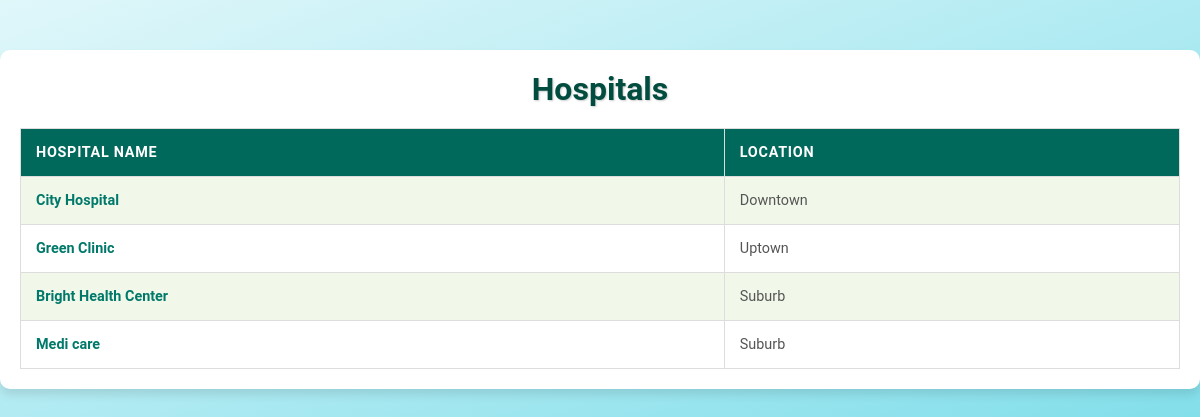
The page /Admin/hospitals.php on the database its author committed.
### tables this page shows
CREATE TABLE `hospitals` (
  `id` int(11) NOT NULL,
  `hospital_name` varchar(255) NOT NULL,
  `location` varchar(255) NOT NULL
);

### Admin/hospitals.php (the view, shortened to what this page needs)
<?php
require('/xampp/htdocs/E-Project/db.php');
$sql = "SELECT * FROM hospitals";
$result = $conn->query($sql);
?>
<!DOCTYPE html>
<html lang="en">
<head>
    <link rel="stylesheet" href="CSS/hospital.css">
</head>
<body>
    <div class="container">
        <h1>Hospitals</h1>
        <?php
        if ($result->num_rows > 0) {
            echo "<table>";
            echo "<tr><th>Hospital Name</th><th>Location</th></tr>";
            while ($row = $result->fetch_assoc()) {
                echo "<tr>";
                echo "<td><a href='hospital_vaccines.php?hospital_id=" . $row['id'] . "'>" . $row['hospital_name'] . "</a></td>";
                echo "<td>" . $row['location'] . "</td>";
                echo "</tr>";
            }
            echo "</table>";
        } else {
            echo "<p style='text-align: center;'>No hospitals found.</p>";
        }
        ?>
    </div>
</body>
</html>

### Admin/CSS/hospital.css (style rules this page uses)
* { margin: 0; padding: 0; box-sizing: border-box; }
body { font-family: 'Roboto', Arial, sans-serif; background: linear-gradient(to bottom right, #e0f7fa, #80deea); color: #333; margin: 0; padding: 0; }
.container { max-width: 1200px; margin: 50px auto; padding: 20px; background: #ffffff; border-radius: 10px; box-shadow: 0 6px 10px rgba(0, 0, 0, 0.1); overflow-x: auto; }
h1 { font-size: 2rem; color: #004d40; text-align: center; margin-bottom: 20px; text-shadow: 1px 1px 2px rgba(0, 0, 0, 0.2); }
table { width: 100%; border-collapse: collapse; margin-top: 20px; }
table th, table td { padding: 15px; text-align: left; border: 1px solid #ddd; }
table th { background: #00695c; color: white; text-transform: uppercase; font-size: 0.9rem; letter-spacing: 0.05em; }
table tr:nth-child(even) { background: #f1f8e9; }
table td { font-size: 0.9rem; color: #555; }
a { text-decoration: none; color: #00796b; font-weight: bold; }

### rows shown on the page
hospitals: hospital_name "City Hospital", location "Downtown"
hospitals: hospital_name "Green Clinic", location "Uptown"
hospitals: hospital_name "Bright Health Center", location "Suburb"
hospitals: hospital_name "Medi care", location "Suburb"
